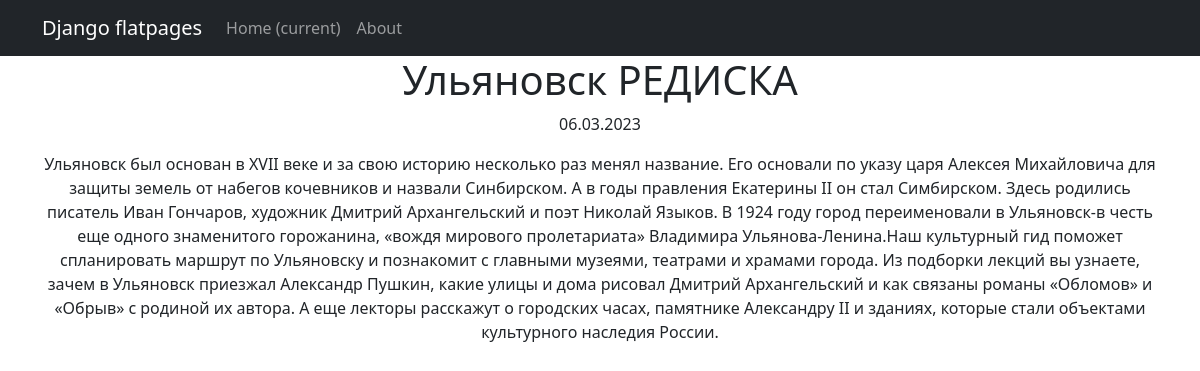
Screenshot of /news/1 with the database file from the repository.
### news/models.py (models this page shows, shortened)
class Post(models.Model):
    article = 'AR'
    news = 'NW'
    POST_TYPES = [
        (article, 'статья'),
        (news, 'новость'),
        ]
    author = models.ForeignKey(Author, on_delete=models.CASCADE)
    post_types = models.CharField(choices=POST_TYPES, max_length=2)
    date_time_post = models.DateTimeField(auto_now_add=True)
    categories = models.ManyToManyField(Category, through='PostCategory')
    title_post = models.CharField(max_length=255)
    text_post = models.TextField()
    rating_post = models.IntegerField(default=0)
    likes = models.IntegerField(default=0)
    dislikes = models.IntegerField(default=0)
    def __str__(self):
        return f'{self.title_post.title()}: {self.text_post[:40]}'

### news/views.py (the view)
# urls.py: path('<int:pk>', PostDetail.as_view(), name='post_detail'),
class PostDetail(DetailView):
    model = Post
    template_name = 'onenews.html'
    context_object_name = 'onenews'

### templates/onenews.html (shortened to what this page needs)
{% extends 'flatpages/default.html' %}
{% block content %}
<h1>{{ onenews.title_post }}</h1>
<p>{{ onenews.date_time_post|date:"d.m.Y" }}</p>
<p>{{ onenews.text_post }}</p>
{% endblock content %}

### rows the page displays
Post: title_post "Ульяновск РЕДИСКА", date_time_post "06.03.2023", text_post "Ульяновск был основан в XVII веке и за свою историю несколько раз менял название. Его основали по указу царя Алексея Михайловича для защиты земель от набегов кочевников и назвали Синбирском. А в годы правления Екатерины II он стал Симбирском. Здесь родились писатель Иван Гончаров, художник Дмитрий Архангельский и поэт Николай Языков. В 1924 году город переименовали в Ульяновск-в честь еще одного знаменитого горожанина, «вождя мирового пролетариата» Владимира Ульянова-Ленина.Наш культурный гид поможет спланировать маршрут по Ульяновску и познакомит с главными музеями, театрами и храмами города. Из подборки лекций вы узнаете, зачем в Ульяновск приезжал Александр Пушкин, какие улицы и дома…"
